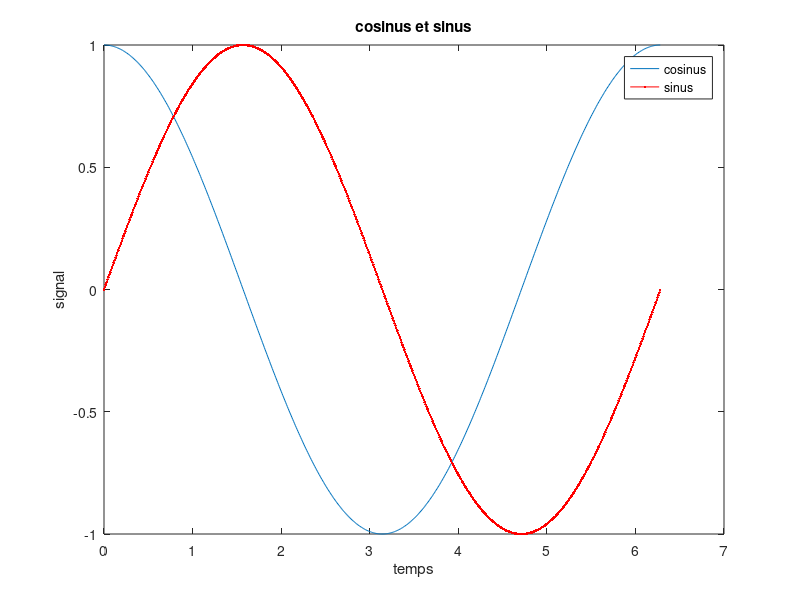
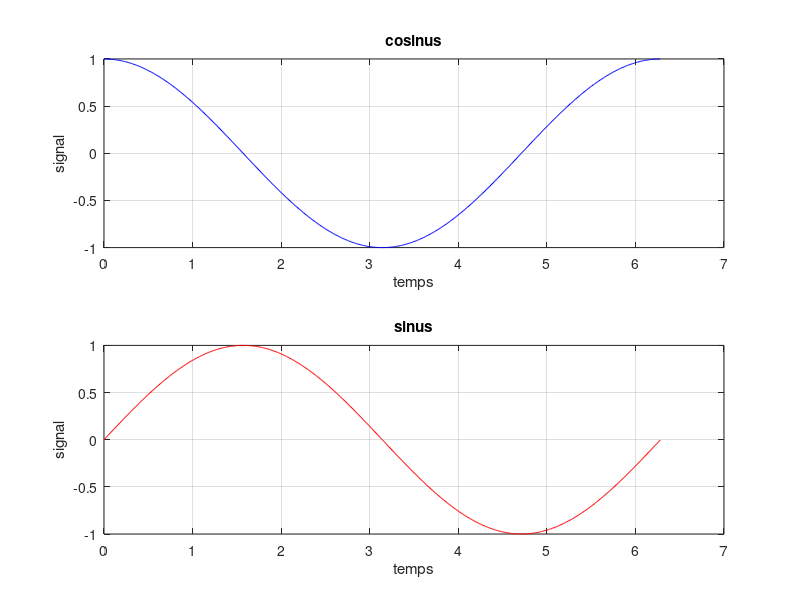

These figures' MATLAB source, in order:
a=5;
b=10;
s=a+b;
q=a/b;
d=a-b;
p=a*b;
c=a^2;
r=a^(2/3);
sq=sqrt(a);

clc
a=1+i
b=2+3i
s=a+b;
q=a/b;
d=a-b;
p=a*b;
c=a^2;
r=a^(2/3);
sq=sqrt(a);
theta = angle(a)
rho = abs(a)
Re = real(a)
Im = imag(a)
bara = conj(a)




V = zeros(1,4)
V(1) = 1
V(2) = 2
V(3) = 3
V(4) = 4
V(5) = 5
V(6) = 6
z = zeros(1,8)
V = [1+1i,2+3i,3,4]
transpV = transpose(V)
Vect1 = [1, 2, 3, 4];
Vect2 = [5, 6, 7, 8];
S = Vect1 + Vect2
D = Vect1-Vect2
P = Vect1*transpose(Vect2)
PP = Vect1.*Vect2
a = 1;
b = 15;
pas = 2;
V = a:pas:b
v=a:b
l = length(V)
[maxV, indmax] = max(V)
[minV, indmin] = min(V)
ind = find(V == 3)
n = 3;
m = 4;
A = zeros(n,m);
A = [1,2,3,4; 5,6,7,8; 9, 10, 11, 12]
A(2,:)
A(:,3)
A(:,2:end)
A(2:end,1:2:end)
n = 2;
m = 2;
A = zeros(n,m);
A = [4,1; -4, 1]
det(A)
h=trace(A)
inv(A)
transpose(A)
A = [4,1; -4, 1]
B = [1,2; 2, 1]
A + B
A*B
x = 2;
cond1 = (x > 1)
cond2 = (x == 0)
cond3 = (x ~= 0)
cond4 = (x < 5)
cond5=(x<0)
cond6=(x==1)
cond5 = cond1 && cond4
cond6 = cond1 || cond4


x=1;
while x<10
x = x+1;
end
x

for x=1:2:9
result=x
end


low = 0;
high = 0;
for x=1:30
if (x<5)
low=low+1;
else
high = high + 1;
end
end
low
high


dayNumber = input('Enter a number (1 to 7) to get the day of the week: ');

switch dayNumber
    case 1
        disp('Sunday');
    case 2
        disp('Monday');
    case 3
        disp('Tuesday');
    case 4
        disp('Wednesday');
    case 5
        disp('Thursday');
    case 6
        disp('Friday');
    case 7
        disp('Saturday');
    otherwise
        disp('Invalid input. Please enter a number between 1 and 7.');
end




x = 0:0.01:2*pi;
y = cos(x);
figure
plot(x,y)
xlabel('temps')
ylabel('signal')
title('cosinus')

figure(1)
hold on
z = sin(x)
plot(x,z , '.-r')
legend('cosinus', 'sinus')
title('cosinus et sinus')
x = 0:0.01:2*pi;
y = cos(x);
z = sin(x);
figure
subplot(2,1,1)
plot(x,y,'b')
grid on
xlabel('temps')
ylabel('signal')
title('cosinus')
subplot(2,1,2)
plot(x,z,'r')
grid on
xlabel('temps')
ylabel('signal')
title('sinus')




